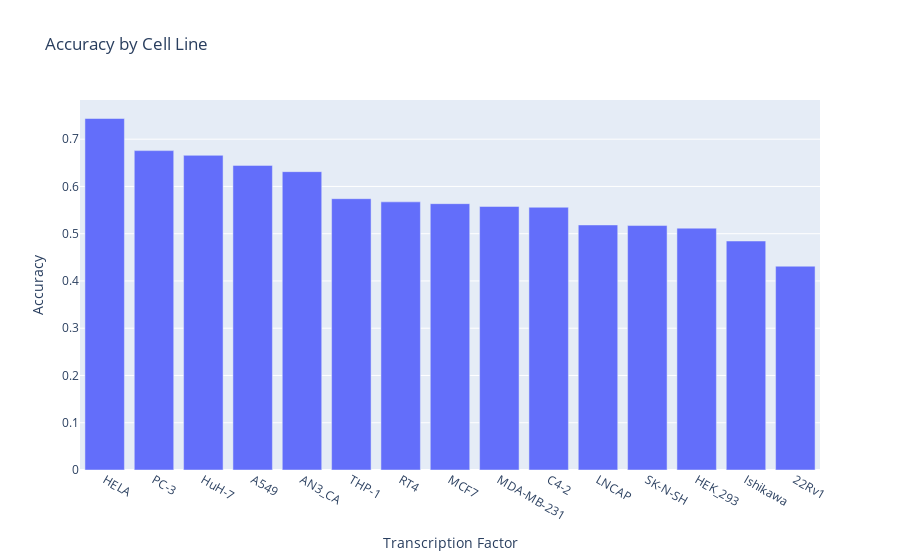

The notebook cell saved with this chart:
### Code cell
df['correct_predictions'] = df['total_predictions'] * df['accuracy']
# sum correct predictions by tf, and get total predictions as ewll
df_grouped = df.groupby('cell_line').agg({'correct_predictions': 'sum', 'total_predictions': 'sum'}).reset_index()
df_grouped['accuracy'] = df_grouped['correct_predictions'] / df_grouped['total_predictions']
df_grouped_sorted = df_grouped.sort_values(by='accuracy', ascending=False)

# Create the bar chart
fig = px.bar(df_grouped_sorted, x='cell_line', y='accuracy',
             title='Accuracy by Cell Line',
             labels={'cell_line': 'Transcription Factor', 'accuracy': 'Accuracy'})

# Show the figure
fig.show()

### Figure 1 — Plotly figure (JSON) as saved in the notebook; plotly's stock layout.template omitted (floating-point values rounded to 4 significant figures)
{"data": [{"alignmentgroup": "True", "hovertemplate": "Transcription Factor=%{x}<br>Accuracy=%{y}<extra></extra>", "legendgroup": "", "marker": {"color": "#636efa", "pattern": {"shape": ""}}, "name": "", "offsetgroup": "", "orientation": "v", "showlegend": false, "textposition": "auto", "type": "bar", "x": ["HELA", "PC-3", "HuH-7", "A549", "AN3_CA", "THP-1", "RT4", "MCF7", "MDA-MB-231", "C4-2", "LNCAP", "SK-N-SH", "HEK_293", "Ishikawa", "22Rv1"], "xaxis": "x", "y": [0.7438, 0.6758, 0.6658, 0.6446, 0.6313, 0.5741, 0.5674, 0.5636, 0.5576, 0.556, 0.5185, 0.5172, 0.5117, 0.4845, 0.4312], "yaxis": "y"}], "layout": {"barmode": "relative", "legend": {"tracegroupgap": 0}, "title": {"text": "Accuracy by Cell Line"}, "xaxis": {"anchor": "y", "domain": [0, 1], "title": {"text": "Transcription Factor"}}, "yaxis": {"anchor": "x", "domain": [0, 1], "title": {"text": "Accuracy"}}}}
